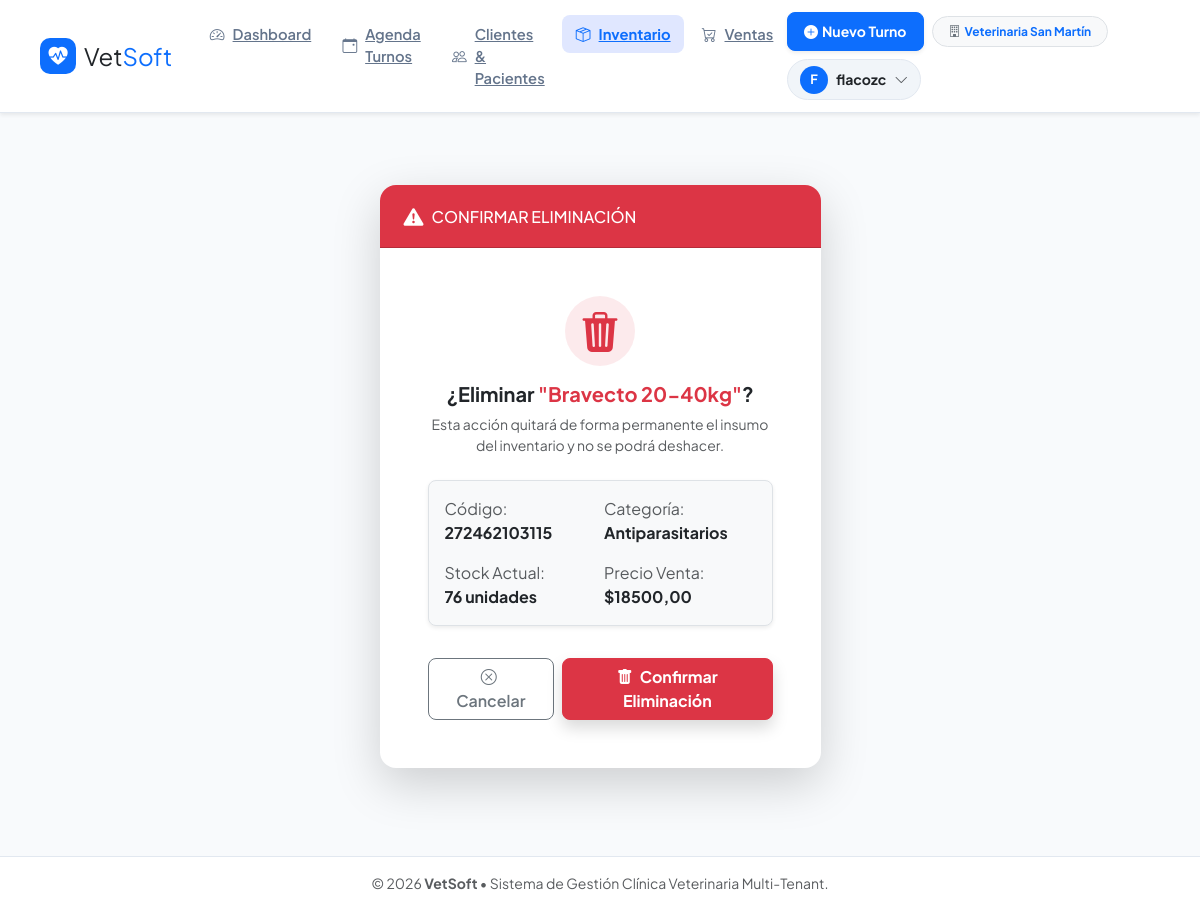
Page /inventario/2/eliminar/ (signed in) on the committed database.
### apps/usuarios/models.py (models this page shows, shortened)
class Veterinaria(models.Model):
    nombre = models.CharField(max_length=150, verbose_name="Nombre de la Veterinaria / Clínica")
    cuit_rif = models.CharField(max_length=20, blank=True, null=True, verbose_name="CUIT / ID Fiscal")
    telefono = models.CharField(max_length=30, blank=True, null=True)
    direccion = models.TextField(blank=True, null=True)
    email_contacto = models.EmailField(blank=True, null=True)
    logo = models.ImageField(upload_to='logos_veterinarias/', blank=True, null=True, verbose_name="Logo Institucional")
    creado = models.DateTimeField(auto_now_add=True)
    activo = models.BooleanField(default=True)
    class Meta:
        verbose_name = "Veterinaria"
        verbose_name_plural = "Veterinarias"

### apps/inventario/models.py (models this page shows, shortened)
class Producto(models.Model):
    TIPO_CHOICES = [
        ('MEDICAMENTO', 'Medicamento / Fármaco'),
        ('VACUNA', 'Vacuna'),
        ('ALIMENTO', 'Alimento / Nutrición'),
        ('DESCARTABLE', 'Material Descartable'),
        ('OTRO', 'Otro insumo'),
    ]
    veterinaria = models.ForeignKey(
        Veterinaria,
        on_delete=models.CASCADE,
        related_name='productos',
        verbose_name="Veterinaria"
    )
    nombre = models.CharField(max_length=150, verbose_name="Nombre del Producto")
    categoria = models.ForeignKey(
        Categoria,
        on_delete=models.SET_NULL,
        null=True,
        blank=True,
        related_name='productos',
        verbose_name="Categoría"
    )
    tipo = models.CharField(max_length=20, choices=TIPO_CHOICES, default='MEDICAMENTO', verbose_name="Tipo de Insumo")
    codigo_barras = models.CharField(max_length=50, blank=True, null=True, verbose_name="Código de Barras")
    stock_actual = models.IntegerField(default=0, validators=[MinValueValidator(0)], verbose_name="Stock Actual")
    stock_minimo = models.IntegerField(default=5, validators=[MinValueValidator(0)], verbose_name="Stock Mínimo Alerta")
    precio_costo = models.DecimalField(max_digits=10, decimal_places=2, default=0.00, verbose_name="Precio de Costo")
    precio_venta = models.DecimalField(max_digits=10, decimal_places=2, default=0.00, verbose_name="Precio de Venta")
    fecha_vencimiento = models.DateField(blank=True, null=True, verbose_name="Fecha de Vencimiento")
    creado_el = models.DateTimeField(auto_now_add=True)
    actualizado_el = models.DateTimeField(auto_now=True)
    class Meta:
        verbose_name = "Producto / Insumo"
        verbose_name_plural = "Productos e Insumos"
        ordering = ['nombre']

class Categoria(models.Model):
    veterinaria = models.ForeignKey(
        Veterinaria,
        on_delete=models.CASCADE,
        related_name='categorias_inventario',
        null=True,
        blank=True,
        verbose_name="Veterinaria",
        help_text="Si se deja en blanco, la categoría será global para todas las veterinarias."
    )
    nombre = models.CharField(max_length=100, verbose_name="Nombre de Categoría")
    descripcion = models.TextField(blank=True, null=True, verbose_name="Descripción")
    class Meta:
        verbose_name = "Categoría"
        verbose_name_plural = "Categorías"
        ordering = ['nombre']
        unique_together = [['veterinaria', 'nombre']]

### apps/inventario/views.py (the view)
# urls.py: path('<int:producto_id>/eliminar/', views.eliminar_producto, name='eliminar_producto'),
@login_required
def eliminar_producto(request, producto_id):
    vet = _get_veterinaria(request)
    if request.user.is_superuser and not vet:
        producto = get_object_or_404(Producto, pk=producto_id)
    else:
        producto = get_object_or_404(Producto, pk=producto_id, veterinaria=vet)
    if request.method == 'POST':
        nombre = producto.nombre
        producto.delete()
        messages.success(request, f"Producto '{nombre}' eliminado del inventario.")
        return redirect('inventario:lista_productos')
    return render(request, 'inventario/confirmar_eliminar.html', {'producto': producto})

### apps/inventario/views.py (called while the page is built, shortened)
def _get_veterinaria(request):
    if hasattr(request, 'veterinaria') and request.veterinaria:
        return request.veterinaria

### templates/inventario/confirmar_eliminar.html (shortened to what this page needs)
{% extends 'base.html' %}
{% block content %}
<div class="container py-5">
    <div class="row justify-content-center">
        <div class="col-md-6 col-lg-5">
            <div class="card border-0 shadow-lg rounded-4 overflow-hidden">
                <div class="card-header bg-danger text-white py-3 px-4 d-flex align-items-center gap-2">
                    <i class="bi bi-exclamation-triangle-fill fs-5"></i>
                    <h5 class="fw-extrabold mb-0 fs-6 text-uppercase tracking-wider">Confirmar Eliminación</h5>
                </div>
                <div class="card-body text-center p-4 p-md-5">
                    <div class="mb-3">
                        <div class="bg-danger bg-opacity-10 text-danger rounded-circle d-inline-flex align-items-center justify-content-center" style="width: 70px; height: 70px;">
                            <i class="bi bi-trash3-fill fs-1"></i>
                        </div>
                    </div>
                    <h5 class="fw-bold text-dark mb-2">
                        ¿Eliminar <span class="text-danger">"{{ producto.nombre }}"</span>?
                    </h5>
                    <p class="text-muted small mb-4">
                        Esta acción quitará de forma permanente el insumo del inventario y no se podrá deshacer.
                    </p>
                    <div class="p-3 bg-light rounded-3 border text-start mb-4 shadow-sm">
                        <div class="row g-2 extra-small text-secondary">
                            <div class="col-6">
                                <span class="d-block text-muted">Código:</span>
                                <strong class="text-dark">{{ producto.codigo_barras|default:"-" }}</strong>
                            </div>
                            <div class="col-6">
                                <span class="d-block text-muted">Categoría:</span>
                                <strong class="text-dark">{{ producto.categoria.nombre|default:"Sin categoría" }}</strong>
                            </div>
                            <div class="col-6 pt-2">
                                <span class="d-block text-muted">Stock Actual:</span>
                                <strong class="text-dark">{{ producto.stock_actual }} unidades</strong>
                            </div>
                            <div class="col-6 pt-2">
                                <span class="d-block text-muted">Precio Venta:</span>
                                <strong class="text-dark">${{ producto.precio_venta|floatformat:2 }}</strong>
                            </div>
                        </div>
                    </div>
                    <form method="post" class="d-flex justify-content-center gap-2 pt-2">
                        <a href="{% url 'inventario:lista_productos' %}" class="btn btn-outline-secondary px-4 fw-semibold rounded-3">
                            <i class="bi bi-x-circle me-1"></i> Cancelar
                        </a>
                        <button type="submit" class="btn btn-danger px-4 fw-bold rounded-3 shadow">
                            <i class="bi bi-trash-fill me-1"></i> Confirmar Eliminación
                        </button>
                    </form>
                </div>
            </div>
        </div>
    </div>
</div>
{% endblock %}

### templates/base.html (shortened to what this page needs)
<!DOCTYPE html>
<html lang="es">
<head>
    <link href="https://cdn.jsdelivr.net/npm/bootstrap@5.3.2/dist/css/bootstrap.min.css" rel="stylesheet">
    <link rel="stylesheet" href="https://cdn.jsdelivr.net/npm/bootstrap-icons@1.11.1/font/bootstrap-icons.css">
</head>
<body>
    <nav class="navbar navbar-expand-lg navbar-main sticky-top shadow-sm">
        <div class="container-fluid px-3 px-lg-4">
            <a class="navbar-brand fw-extrabold text-dark d-flex align-items-center gap-2 me-4" href="{% url 'dashboard:index' %}">
                <div class="navbar-brand-logo">
                    <i class="bi bi-heart-pulse-fill"></i>
                </div>
                <span class="fs-4">Vet<span class="text-primary">Soft</span></span>
            </a>
            <div class="collapse navbar-collapse" id="navbarNav">
                <ul class="navbar-nav me-auto mb-2 mb-lg-0 gap-1">
                    <li class="nav-item">
                        <a class="nav-link-custom {% if request.resolver_match.app_name == 'dashboard' %}active{% endif %}" href="{% url 'dashboard:index' %}">
                            <i class="bi bi-speedometer2"></i> Dashboard
                        </a>
                    </li>
                    <li class="nav-item">
                        <a class="nav-link-custom {% if request.resolver_match.app_name == 'turnos' %}active{% endif %}" href="{% url 'turnos:agenda_diaria' %}">
                            <i class="bi bi-calendar-event"></i> Agenda Turnos
                        </a>
                    </li>
                    <li class="nav-item">
                        <a class="nav-link-custom {% if request.resolver_match.app_name == 'clientes' or request.resolver_match.app_name == 'historia_clinica' %}active{% endif %}" href="{% url 'clientes:lista_clientes' %}">
                            <i class="bi bi-people"></i> Clientes & Pacientes
                        </a>
                    </li>
                    <li class="nav-item">
                        <a class="nav-link-custom {% if request.resolver_match.app_name == 'inventario' %}active{% endif %}" href="{% url 'inventario:lista_productos' %}">
                            <i class="bi bi-box-seam"></i> Inventario
                        </a>
                    </li>
                    <li class="nav-item">
                        <a class="nav-link-custom {% if request.resolver_match.app_name == 'ventas' %}active{% endif %}" href="{% url 'ventas:lista_ventas' %}">
                            <i class="bi bi-cart-check"></i> Ventas
                        </a>
                    </li>
                </ul>
                <div class="d-flex align-items-center gap-2 flex-wrap">
                    <a href="{% url 'turnos:nuevo_turno' %}" class="btn btn-primary btn-sm fw-bold px-3 py-2 rounded-3 shadow-sm d-inline-flex align-items-center gap-1">
                        <i class="bi bi-plus-circle-fill"></i> Nuevo Turno
                    </a>
                    {% if user.is_authenticated %}
                        <span class="badge bg-light text-primary border px-3 py-2 rounded-pill small fw-bold d-inline-flex align-items-center gap-1">
                            <i class="bi bi-building text-secondary"></i>
                            {% if request.veterinaria %}
                                {{ request.veterinaria.nombre }}
                            {% elif user.perfil and user.perfil.veterinaria %}
                                {{ user.perfil.veterinaria.nombre }}
                            {% else %}
                                Súper Admin
                            {% endif %}
                        </span>
                        <div class="dropdown">
                            <button class="btn user-dropdown-btn d-flex align-items-center gap-2" type="button" id="userMenu" data-bs-toggle="dropdown" aria-expanded="false">
                                <div class="avatar-circle">
                                    {{ user.username|slice:":1"|upper }}
                                </div>
                                <span class="fw-bold small text-dark d-none d-md-inline">{{ user.username }}</span>
                                <i class="bi bi-chevron-down small text-muted"></i>
                            </button>
                        </div>
                    {% endif %}
                </div>
            </div>
        </div>
    </nav>
    <div class="container main-container">
        {% block content %}
        {% endblock %}
    </div>
    <footer class="footer mt-auto py-3 text-center text-muted small">
        <div class="container">
            <span>&copy; {% now "Y" %} <strong>VetSoft</strong> &bull; Sistema de Gestión Clínica Veterinaria Multi-Tenant.</span>
        </div>
    </footer>
</body>
</html>

### templates/base.html (style rules this page uses)
:root { --vs-primary: #0d6efd; --vs-primary-dark: #0a58ca; --vs-dark: #0f172a; --vs-light-bg: #f8fafc; --vs-border: #e2e8f0; }
body { font-family: 'Plus Jakarta Sans', sans-serif; background-color: var(--vs-light-bg); color: #334155; display: flex; flex-direction: column; min-height: 100vh; }
.navbar-main { background-color: #ffffff; border-bottom: 1px solid var(--vs-border); padding: 0.75rem 1rem; }
.navbar-brand-logo { background-color: var(--vs-primary); color: #ffffff; width: 36px; height: 36px; border-radius: 10px; display: inline-flex; align-items: center; justify-content: center; font-size: 1.2rem; }
.nav-link-custom { color: #64748b; font-weight: 600; font-size: 0.92rem; padding: 0.5rem 0.85rem !important; border-radius: 8px; transition: all 0.2s ease; display: flex; align-items: center; gap: 0.5rem; }
.nav-link-custom.active { color: var(--vs-primary) !important; background-color: #e0e7ff; font-weight: 700; }
.main-container { flex: 1; padding-top: 1.5rem; padding-bottom: 2.5rem; }
.user-dropdown-btn { background-color: #f1f5f9; border: 1px solid var(--vs-border); padding: 0.35rem 0.75rem; border-radius: 50px; transition: all 0.2s ease; }
.avatar-circle { width: 28px; height: 28px; background-color: var(--vs-primary); color: #ffffff; border-radius: 50%; display: inline-flex; align-items: center; justify-content: center; font-size: 0.8rem; font-weight: 700; }
.card { border-radius: 16px; }
.footer { background-color: #ffffff; border-top: 1px solid var(--vs-border); }

### rows in the picture
Veterinaria: veterinaria.nombre "Veterinaria San Martín"
Producto: nombre "Bravecto 20-40kg", codigo_barras "272462103115", categoria.nombre "Antiparasitarios", stock_actual "76", precio_venta "18500,00"

### other values in the picture
{{ user.username|slice:":1"|upper }} "F"
{{ user.username }} "flacozc"
